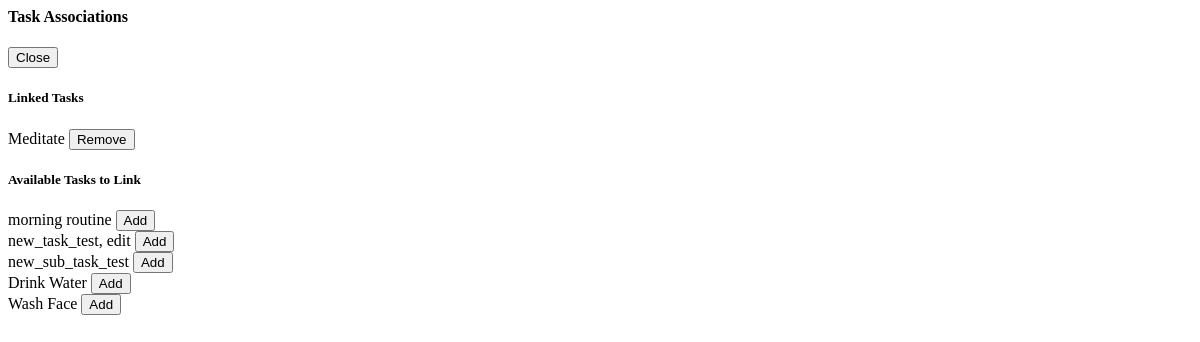
/get_skill_task_manager/1/ (signed in), run on an earlier commit of the app's database.
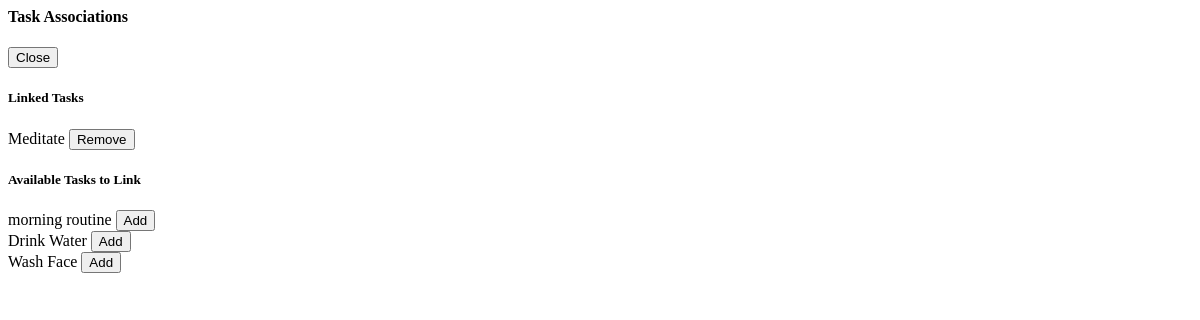
And on a later commit of the database.
### core/models.py (models this page shows, shortened)
class Task(models.Model):
    class TaskType(models.TextChoices):
        RECURRING = 'RECURRING', 'Recurring'
        ONE_TIME = 'ONE_TIME', 'One-Time'
    class Priority(models.IntegerChoices):
        LOW = 1, 'Low'
        MEDIUM = 2, 'Medium'
        HIGH = 3, 'High'
    user = models.ForeignKey(User, on_delete=models.CASCADE)
    name = models.CharField(max_length=200)
    description = models.TextField(blank=True, null=True)
    parent_task = models.ForeignKey(
        'self',
        on_delete=models.CASCADE,
        null=True,
        blank=True,
        related_name='subtasks'
    )
    task_type = models.CharField(max_length=10, choices=TaskType.choices, default=TaskType.RECURRING)
    display_order = models.IntegerField(default=0)
    priority = models.IntegerField(default=0)
    created_at = models.DateTimeField(auto_now_add=True)
    class Meta:
        ordering = ['display_order']

### core/views.py (the view)
# urls.py: path('get_skill_task_manager/<int:skill_id>/', views.get_skill_task_manager, name='get_skill_task_manager'),
@login_required
def get_skill_task_manager(request, skill_id):
    skill = get_object_or_404(Skill, id=skill_id, user=request.user)
    linked_tasks = skill.tasks.all()
    unlinked_tasks = Task.objects.filter(user=request.user).exclude(id__in=linked_tasks.values_list('id', flat=True))
    context = {
        'skill': skill,
        'linked_tasks': linked_tasks,
        'unlinked_tasks': unlinked_tasks
    }
    return render(request, 'core/partials/skill_task_manager.html', context)

### core/templates/core/partials/skill_task_manager.html
<div class="bg-gray-50 p-4 rounded-lg border">
    <div class="flex justify-between items-center mb-3">
        <h4 class="text-md font-semibold text-gray-800">Task Associations</h4>
        <button
            onclick="document.getElementById('task-manager-for-{{ skill.id }}').innerHTML = ''"
            class="text-sm bg-gray-500 text-white px-2 py-1 rounded hover:bg-gray-600">
            Close
        </button>
    </div>
    <div class="mb-4">
        <h5 class="text-sm font-bold text-green-700 mb-2">Linked Tasks</h5>
        <div class="space-y-2">
            {% for task in linked_tasks %}
                <div class="flex justify-between items-center bg-green-100 p-2 rounded-md">
                    <span>{{ task.name }}</span>
                    <button
                        hx-post="{% url 'disassociate_task_from_skill' skill.id task.id %}"
                        hx-target="#task-manager-for-{{ skill.id }}"
                        hx-swap="innerHTML"
                        hx-headers='{"X-CSRFToken": "{{ csrf_token }}"}'
                        class="text-sm bg-red-500 text-white px-2 py-1 rounded hover:bg-red-600">
                        Remove
                    </button>
                </div>
            {% empty %}
                <p class="text-sm text-gray-500 italic">No tasks are linked to this skill yet.</p>
            {% endfor %}
        </div>
    </div>
    <div>
        <h5 class="text-sm font-bold text-blue-700 mb-2">Available Tasks to Link</h5>
        <div class="space-y-2">
            {% for task in unlinked_tasks %}
                <div class="flex justify-between items-center bg-blue-100 p-2 rounded-md">
                    <span>{{ task.name }}</span>
                    <button
                        hx-post="{% url 'associate_task_to_skill' skill.id task.id %}"
                        hx-target="#task-manager-for-{{ skill.id }}"
                        hx-swap="innerHTML"
                        hx-headers='{"X-CSRFToken": "{{ csrf_token }}"}'
                        class="text-sm bg-green-500 text-white px-2 py-1 rounded hover:bg-green-600">
                        Add
                    </button>
                </div>
            {% empty %}
                <p class="text-sm text-gray-500 italic">No other tasks are available to be linked.</p>
            {% endfor %}
        </div>
    </div>
</div>

What changed in the data, as far as the page shows it:
removed Task: name "new_task_test, edit", shown under "Available Tasks to Link"
removed Task: name "new_sub_task_test", shown under "Available Tasks to Link"
